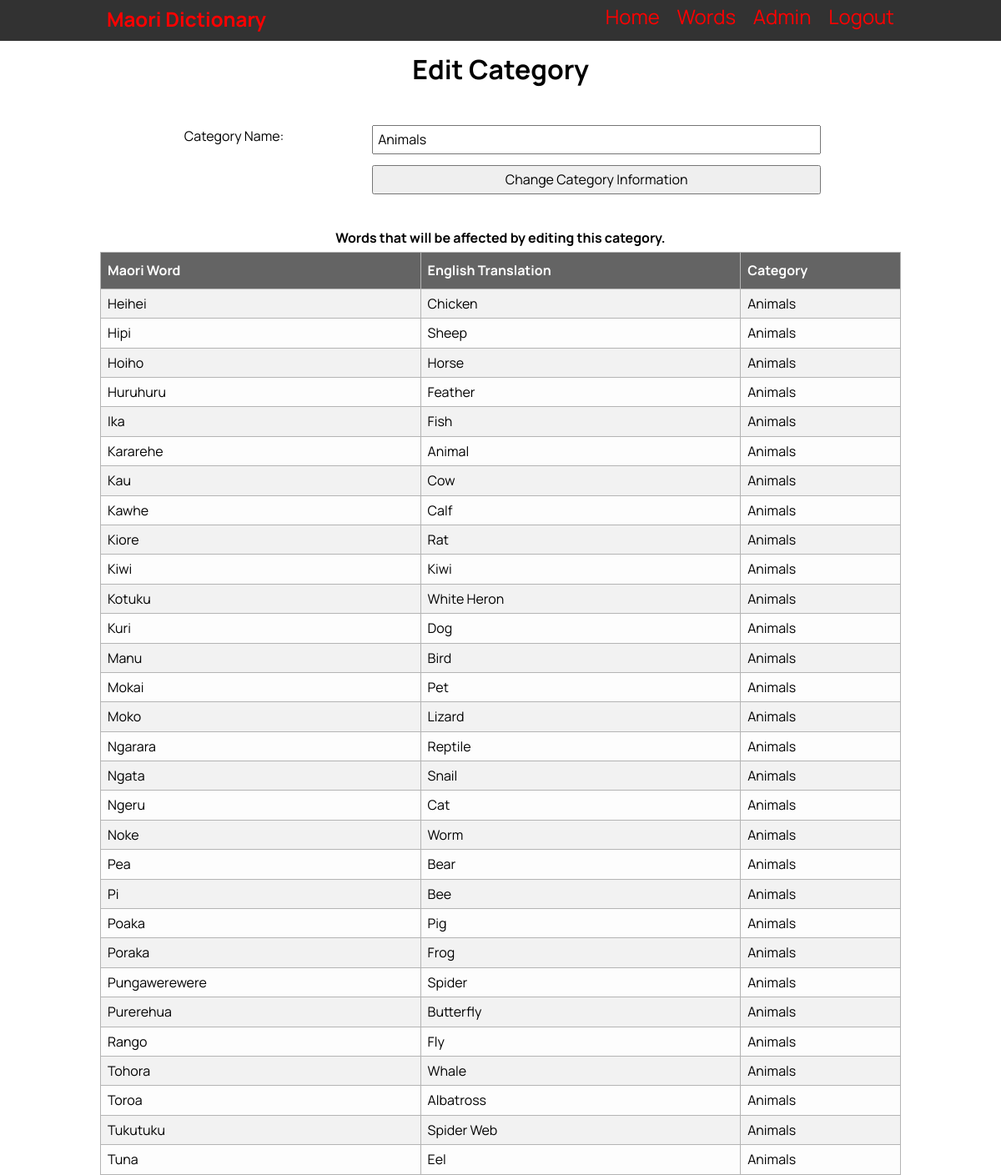
/individual_category/edit_category/2 (signed in), run on the app's committed database.
### tables this page shows
CREATE TABLE "vocab_list"
(
    id                  integer
        constraint vocab_list_pk
            primary key autoincrement,
    maori_word          varchar(30),
    english_translation varchar(30),
    category            varchar(30),
    definition          varchar(100),
    level               integer,
    last_edited_time    date,
    last_edited_user    varchar(60)
, image_name varchar(30));

### app.py (the view, shortened to what this page needs)
@app.route('/individual_category/edit_category/<category_id>', methods=['POST', 'GET'])
def render_edit_category(category_id):
    if not is_admin():
        return redirect('/')
    category_info = get_category_info(category_id)
    category = (category_info[1]).lower()
    con = create_connection(DATABASE)
    cur = con.cursor()
    query = "SELECT id, maori_word, english_translation, category FROM vocab_list WHERE category=?"
    cur.execute(query, (category,))
    word_list = cur.fetchall()
    con.close()
    word_list = reformat_word_list(word_list)
    return render_template('edit_filter.html', page_name='Edit Category' + category_id, logged_in=is_logged_in(),
                           admin=is_admin(), information=category_info, type='category', name='Category', affected_words=word_list)

### app.py (called while the page is built)
def create_connection(db_file):
    try:
        connection = sqlite3.connect(db_file)
        return connection
    except Error as e:
        print(e)
    return None

def is_logged_in():
    if session.get('email') is None:
        return False
    else:
        return True

def is_admin():
    if is_logged_in():
        if session.get('role') == "Teacher" or session.get('role') == "Admin":
            return True
        else:
            return False
    else:
        return False

def reformat_word_list(words):
    word_list = []
    for word in words:
        if len(word) == 4:
            word = (word[0], str(word[1]).title(), str(word[2]).title(), str(word[3]).title())
        elif len(word) == 5:
            word = (word[0], str(word[1]).title(), str(word[2]).title(), str(word[3]).title(), str(word[4]))
        word_list.append(word)
    return word_list

def get_category_info(category_id):
    con = create_connection(DATABASE)
    cur = con.cursor()
    query = "SELECT * FROM category WHERE id = ?"
    cur.execute(query, (category_id,))
    category_info = cur.fetchall()
    con.close()
    category_info = reformat_category_list(category_info)
    return category_info[0]

def reformat_category_list(categories):
    category_list = []
    for category in categories:
        category = (category[0], str(category[1]).title())
        category_list.append(category)
    return category_list

### templates/edit_filter.html
{% extends "base.html" %}
{% block pageheading %}Edit {{ name }}{% endblock %}
{% block main %}
<form class="my-form" method="POST">
  {% if type != "level" %}
    <div class="form-group">
      <div class="form-label">{{ name }} Name:</div>
      <div class="form-element"><input type="text" name="filter_name" id="filter_name" value="{{ information[1] }}"></div>
    </div>
  {% else %}
    <div class="form-group">
      <div class="form-label">{{ name }} Number:</div>
      <div class="form-element"><input type="number" name="filter_number" id="filter_number" value="{{ information[1] }}"></div>
    </div>
  {% endif %}
  <div class="form-group">
    <div class="form-label"></div>
    <div class="form-element"><input type="submit" value="Change {{ name }} Information"></div>
  </div>
</form>
<br>
<h4>Words that will be affected by editing this {{ type }}.</h4>
    <table class="list">
      <tr>
        <th style="width:40%">Maori Word</th>
        <th style="width:40%">English Translation</th>
        <th style="width:20%">{{ name }}</th>
      </tr>
      {% for word in affected_words %}
        <tr>
          <td>{{ word[1] }}</td>
          <td>{{ word[2] }}</td>
          <td>{{ word[3] }}</td>
        </tr>
      {% endfor %}
    </table>
{% endblock %}

### static/MDW.css (style rules this page uses)
* { font-family: 'Manrope', sans-serif; padding: 0; margin: 0; box-sizing: border-box; }
body { background-color: rgb(255, 255, 255); }
h3, h4 { text-align: center; margin: 1.5rem 0 0.5rem 0; }
.my-form { width: 80%; padding-bottom: 1rem; margin: auto auto 20px; display: block; }
.form-group { padding-top: 3rem; }
.form-label { width: 30%; float: left; padding: 0.3rem; }
.form-element { width: 70%; float: left; }
.form-group input, .form-group select { padding: 0.3rem; width: 100%; height: 35px; }
table { font-family: Arial, Helvetica, sans-serif; border-collapse: collapse; width: 100%; }
td, th { border: 1px solid #b4b4b4; padding: 8px; }
.list th, .info .header { padding-top: 12px; padding-bottom: 12px; text-align: left; background-color: #646464; color: white; }
.list { border: 1px solid #b4b4b4; }
.list tr:nth-child(odd) { background-color: #fdfdfd; }
.list tr:nth-child(even) { background-color: #f2f2f2; }

### data on the page
vocab_list: maori_word "Heihei", word "Chicken", category "Animals"
vocab_list: maori_word "Hipi", english_translation "Sheep", category "Animals"
vocab_list: maori_word "Hoiho", english_translation "Horse", category "Animals"
vocab_list: maori_word "Huruhuru", english_translation "Feather", category "Animals"
vocab_list: maori_word "Ika", english_translation "Fish", category "Animals"
vocab_list: maori_word "Kararehe", english_translation "Animal", category "Animals"
vocab_list: maori_word "Kau", word "Cow", category "Animals"
vocab_list: maori_word "Kawhe", english_translation "Calf", category "Animals"
vocab_list: maori_word "Kiore", english_translation "Rat", category "Animals"
vocab_list: word "Kiwi", category "Animals"
vocab_list: maori_word "Kotuku", english_translation "White Heron", category "Animals"
vocab_list: maori_word "Kuri", word "Dog", category "Animals"
vocab_list: maori_word "Manu", word "Bird", category "Animals"
vocab_list: maori_word "Mokai", english_translation "Pet", category "Animals"
vocab_list: maori_word "Moko", english_translation "Lizard", category "Animals"
vocab_list: maori_word "Ngarara", english_translation "Reptile", category "Animals"
vocab_list: maori_word "Ngata", english_translation "Snail", category "Animals"
vocab_list: maori_word "Ngeru", word "Cat", category "Animals"
vocab_list: maori_word "Noke", english_translation "Worm", category "Animals"
vocab_list: maori_word "Pea", word "Bear", category "Animals"
vocab_list: maori_word "Pi", word "Bee", category "Animals"
vocab_list: maori_word "Poaka", english_translation "Pig", category "Animals"
vocab_list: maori_word "Poraka", english_translation "Frog", category "Animals"
vocab_list: maori_word "Pungawerewere", english_translation "Spider", category "Animals"
vocab_list: maori_word "Purerehua", word "Butterfly", category "Animals"
vocab_list: maori_word "Rango", english_translation "Fly", category "Animals"
vocab_list: maori_word "Tohora", english_translation "Whale", category "Animals"
vocab_list: maori_word "Toroa", english_translation "Albatross", category "Animals"
vocab_list: maori_word "Tukutuku", english_translation "Spider Web", category "Animals"
vocab_list: maori_word "Tuna", english_translation "Eel", category "Animals"

### other printed values
{{ name }} "Category"
{{ type }} "category"
